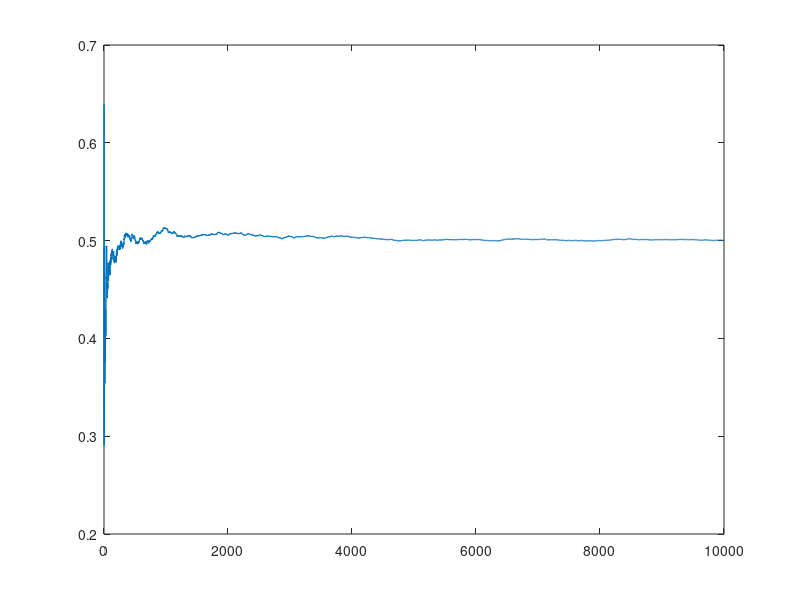

Write MATLAB code to recreate this figure. (Note: this script raises an error after producing the figure.)
%% IE221 - TeamWork 5
% Uniform(0,1) - SLLN & CLT
clear; clc; close all;

outDir = "TW5_uniform_outputs";
if ~exist(outDir,"dir")
    mkdir(outDir);
end

rng(42);

mu = 0.5;
sigma = sqrt(1/12);

%% -------- SLLN --------
nSLLN = 10000;
X = rand(nSLLN,1);
cumMean = cumsum(X)./(1:nSLLN)';

figure;
plot(cumMean,'LineWidth',1);
hold on;
yline(mu,'--','Mean = 0.5');
hold off;
xlabel('n');
ylabel('Cumulative Mean');
title('SLLN - Uniform(0,1)');
grid on;

saveas(gcf, fullfile(outDir,'slln_cummean.png'));

%% -------- CLT --------
nList = [2 5 10 30 50 100];
m = 1000;

for n = nList
    Xm = rand(m,n);
    Xbar = mean(Xm,2);
    Z = (Xbar - mu)./(sigma/sqrt(n));

    % Histogram
    figure;
    histogram(Z,'Normalization','pdf');
    hold on;
    x = linspace(min(Z),max(Z),300);
    plot(x, normpdf(x,0,1),'LineWidth',1.5);
    hold off;
    title(['CLT Histogram - n = ',num2str(n)]);
    xlabel('Z');
    ylabel('Density');
    grid on;

    saveas(gcf, fullfile(outDir,['clt_hist_n',num2str(n),'.png']));

    % Q-Q plot
    figure;
    qqplot(Z);
    title(['CLT Q-Q Plot - n = ',num2str(n)]);
    grid on;

    saveas(gcf, fullfile(outDir,['clt_qq_n',num2str(n),'.png']));
end

disp("Uniform TW5 finished successfully");
